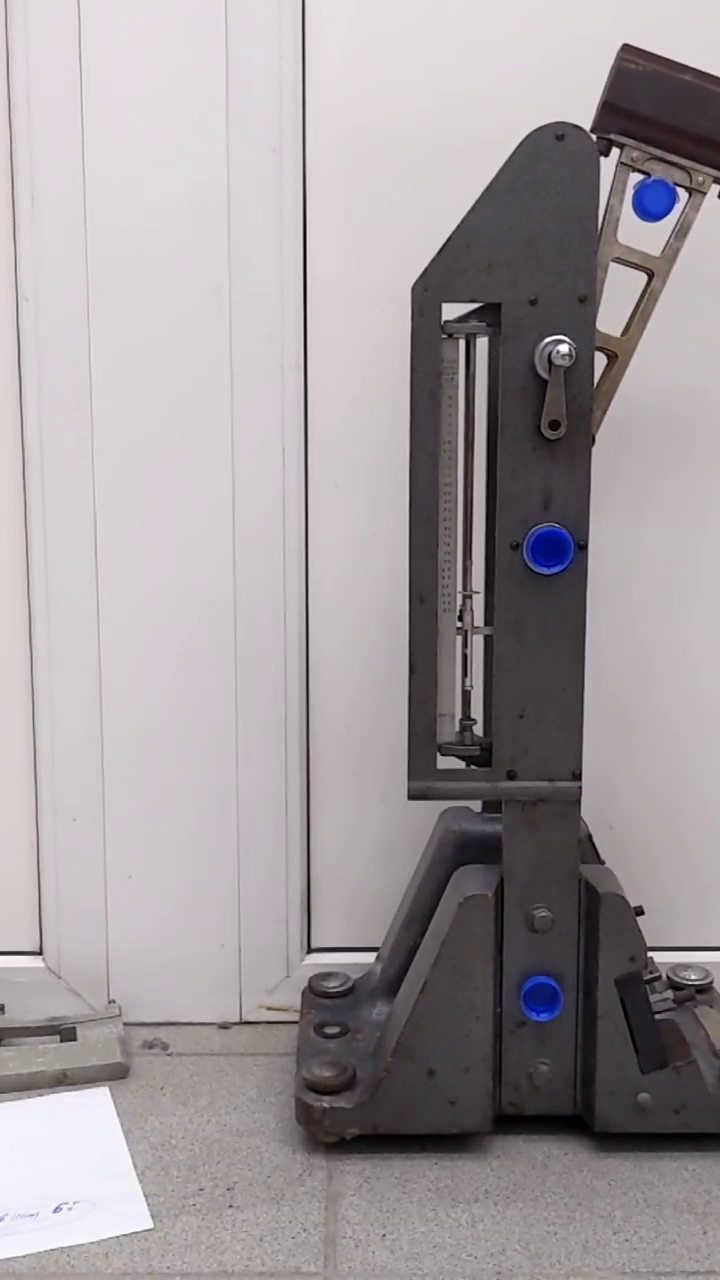
#> input picture frame 37 of videos/1.mp4, 720 x 1280 px
$ python koper_video.py
#> lines starting #> are read from the running program, lines starting #| are printed output that depends on the picture; after the words box and inside, x2 and y2 are one past the last pixel; in counts of white or black regions, pixels touching at a corner belong together
import cv2 as cv
import numpy as np
import datetime as dt

cap = cv.VideoCapture('videos/1.mp4')
# ret = cap.set(3, 720) # set frame width
# ret = cap.set(4, 1280) # set frame height
kernel = np.ones((5, 5), np.uint8)

Ymax1 = Ymax2 = 1280

Ym1 = [0]
Ym2 = [0]

if cap.isOpened() is True:
    while True:
        ret, frame = cap.read()
#> frame is the input picture: shape (1280, 720, 3); mean B, G, R 157.7, 154.7, 161.8

        # dim = (int(frame.shape[1]*0.7), int(frame.shape[0]*0.7))
        # frame = cv.resize(frame, dim)

        gray = cv.cvtColor(frame, cv.COLOR_BGR2GRAY)
        hsv = cv.cvtColor(frame, cv.COLOR_BGR2HSV)
#> hsv: shape (1280, 720, 3); mean H, S, V 125.7, 17.4, 162.8

        lower = np.array([0, 120, 0])
        upper = np.array([179, 255, 255])

        mask = cv.inRange(hsv, lower, upper)
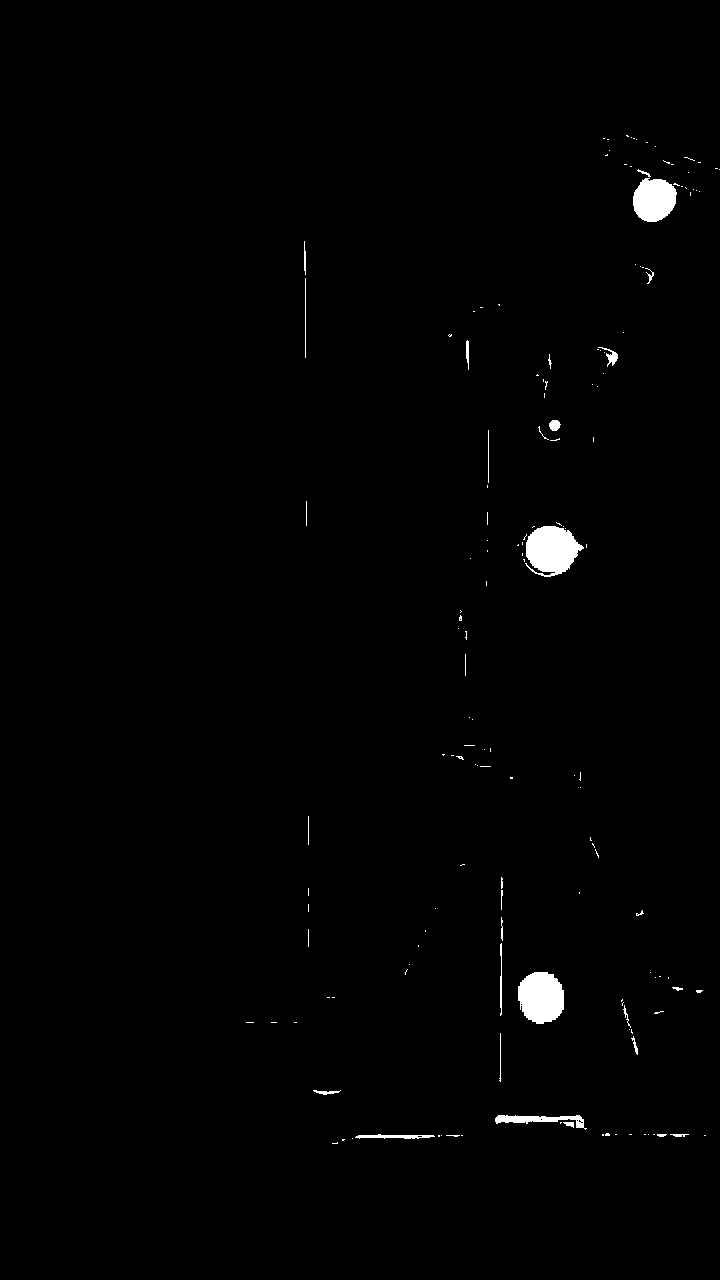
#> mask: shape (1280, 720); 0.87% white; 156 white regions (126 under 20 px), largest, box (x1, y1, x2, y2) and area: (525, 526, 584, 577) 2065, (518, 972, 564, 1024) 1915, (633, 178, 677, 222) 1500
        opening = cv.morphologyEx(mask, cv.MORPH_OPEN, kernel)
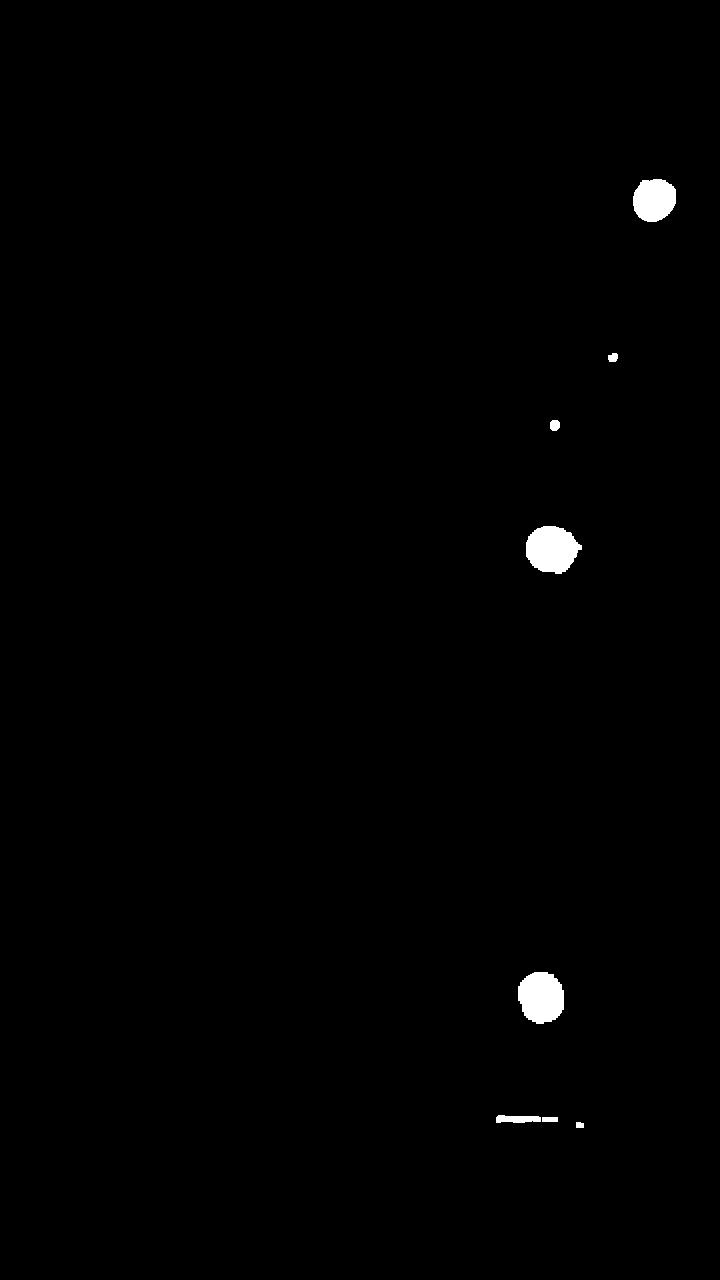
#> opening: shape (1280, 720); 0.65% white; 8 white regions, largest, box (x1, y1, x2, y2) and area: (526, 526, 582, 574) 1980, (518, 972, 564, 1024) 1908, (633, 179, 676, 222) 1488
        bila = cv.bilateralFilter(mask, 10, 200, 200)
        edges = cv.Canny(opening, 50, 100)
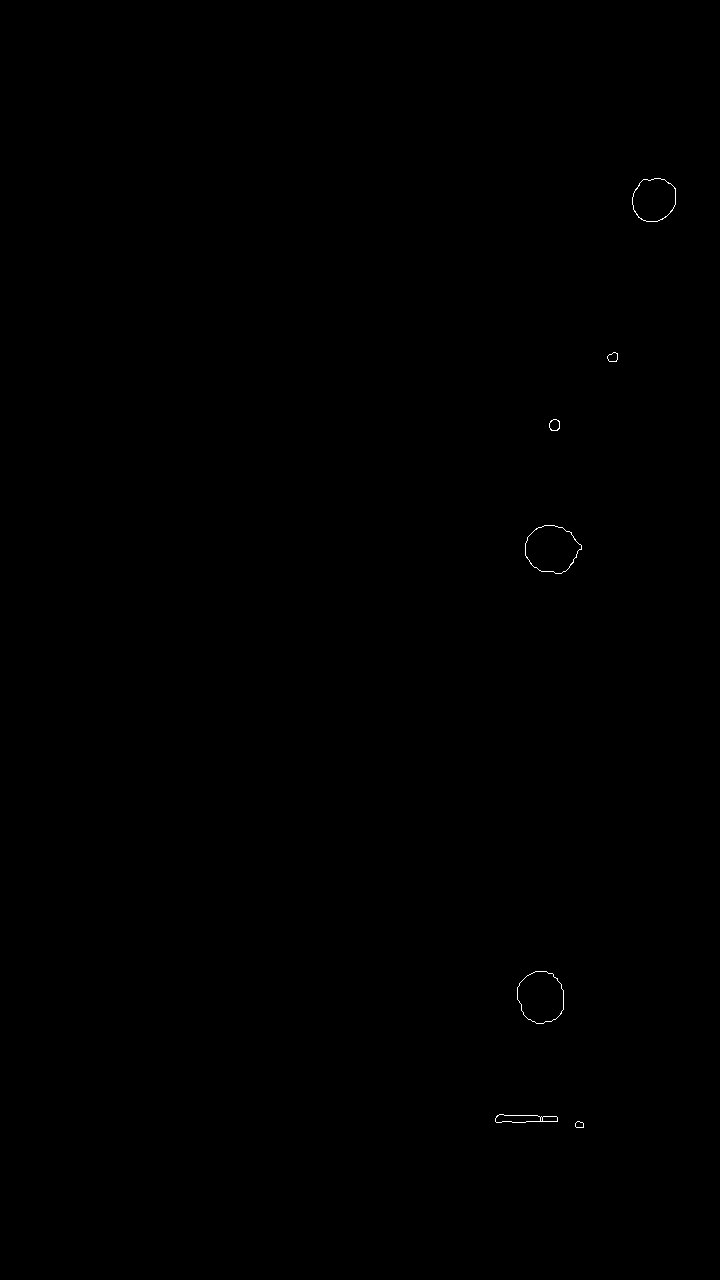
#> edges: shape (1280, 720); 0.07% white in thin lines or dots, all inside (x1, y1, x2, y2) = (495, 178, 676, 1128)

        circles = cv.HoughCircles(edges, cv.HOUGH_GRADIENT, 2, minDist=20, param1=50, param2=50, minRadius=0, maxRadius=50)
#> circles = [[653, 199, 22], [543, 997, 25.6], [547, 547, 22.6]]
        circles = np.uint16(np.around(circles))
#> circles = [[653, 199, 22], [543, 997, 26], [547, 547, 23]]

        x0 = 0
        y0 = 0
        if circles is not None:
            for i in circles[0, :]:
                cv.circle(frame, (i[0], i[1]), i[2], (0, 255, 0), 2)
                cv.circle(frame, (i[0], i[1]), 2, (0, 0, 255), 3)
                if y0 < i[1]:
                    x0 = i[0]
                    y0 = i[1]
#> this loop made 3 passes
#> (i, x0, y0) on passes 1 to 2: ([653, 199, 22], 653, 199), ([543, 997, 26], 543, 997)
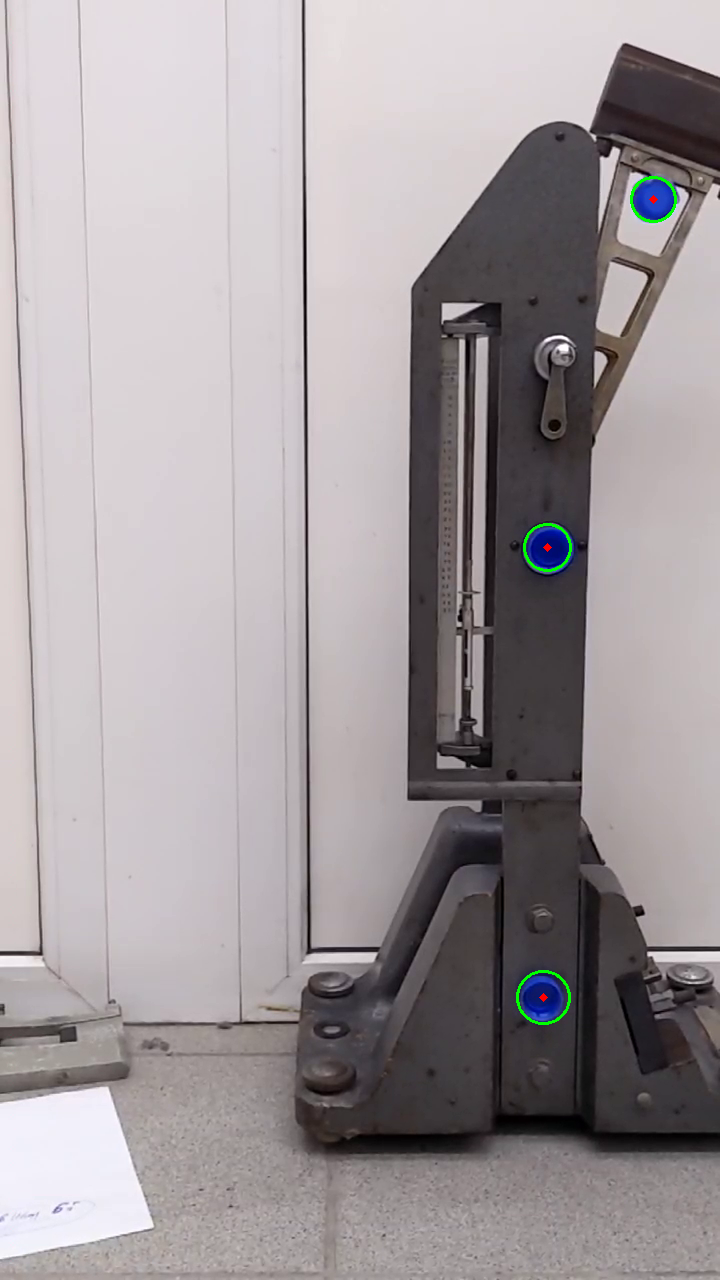
#> frame: shape (1280, 720, 3); 0.16% of pixels changed, all inside (x1, y1, x2, y2) = (516, 176, 677, 1025)
#> after the loop, x0 = 543; y0 = 997
            # print(x0, y0)
            Ymax1 = frame.shape[0]
            Ymax2 = frame.shape[0]
            for i in circles[0, :]:
                if i[0] != x0 and i[1] != y0:
                    if x0 <= i[0] and Ymax1 > (int(y0) - int(i[1])):
                        # cv.line(frame, (x0, y0), (i[0], i[1]), (255, 0, 0), 2)
                        Ymax1 = int(y0) - int(i[1])
                        Ym1.append(int(Ymax1))
                    elif x0 > i[0] and Ymax2 > (int(y0) - int(i[1])):
                        # cv.line(frame, (x0, y0), (i[0], i[1]), (255, 0, 0), 2)
                        Ymax2 = int(y0) - int(i[1])
                        Ym2.append(int(Ymax2))
#> this loop made 3 passes
#> (i, Ymax1) on passes 1, 3: ([653, 199, 22], 798), ([547, 547, 23], 450)
#> after the loop, Ym1 = [0, 798, 450]; Ym2 = [0]; Ymax1 = 450; Ymax2 = 1280
            print('Начальная высота: ', max(Ym1), ' / ','Высота поднятия: ', max(Ym2))
#| Начальная высота:  798  /  Высота поднятия:  0

        cv.imshow('Koper video', frame)
        cv.imshow('Edges', edges)

        cv.waitKey(100)

        if cv.waitKey(1) & 0xFF==ord('q'):
#> (key q is pressed here)
            break

cv.destroyAllWindows()

$ run again, starting later in the video
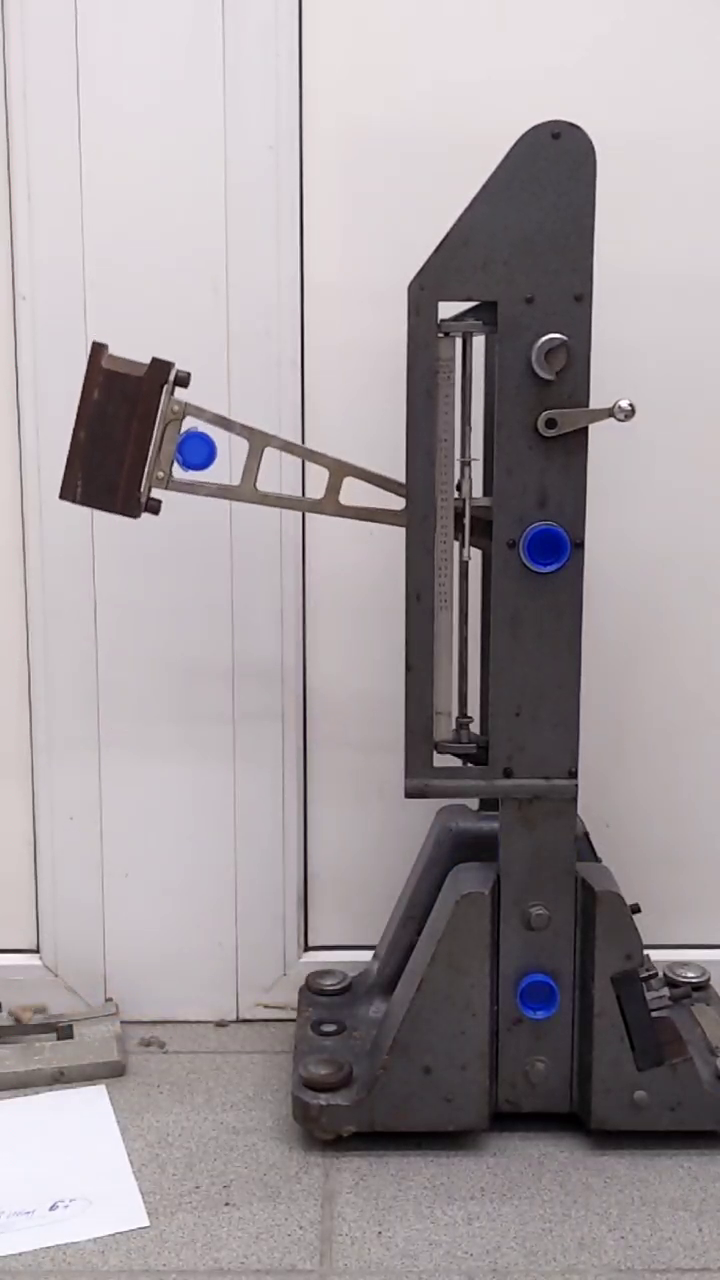
#> input picture frame 170 of videos/1.mp4, 720 x 1280 px
#> frame is the input picture: shape (1280, 720, 3); mean B, G, R 157.4, 153.8, 161.3
#> hsv: shape (1280, 720, 3); mean H, S, V 131.8, 18.7, 162.3
#> `mask = cv.inRange(hsv, lower, upper)`:
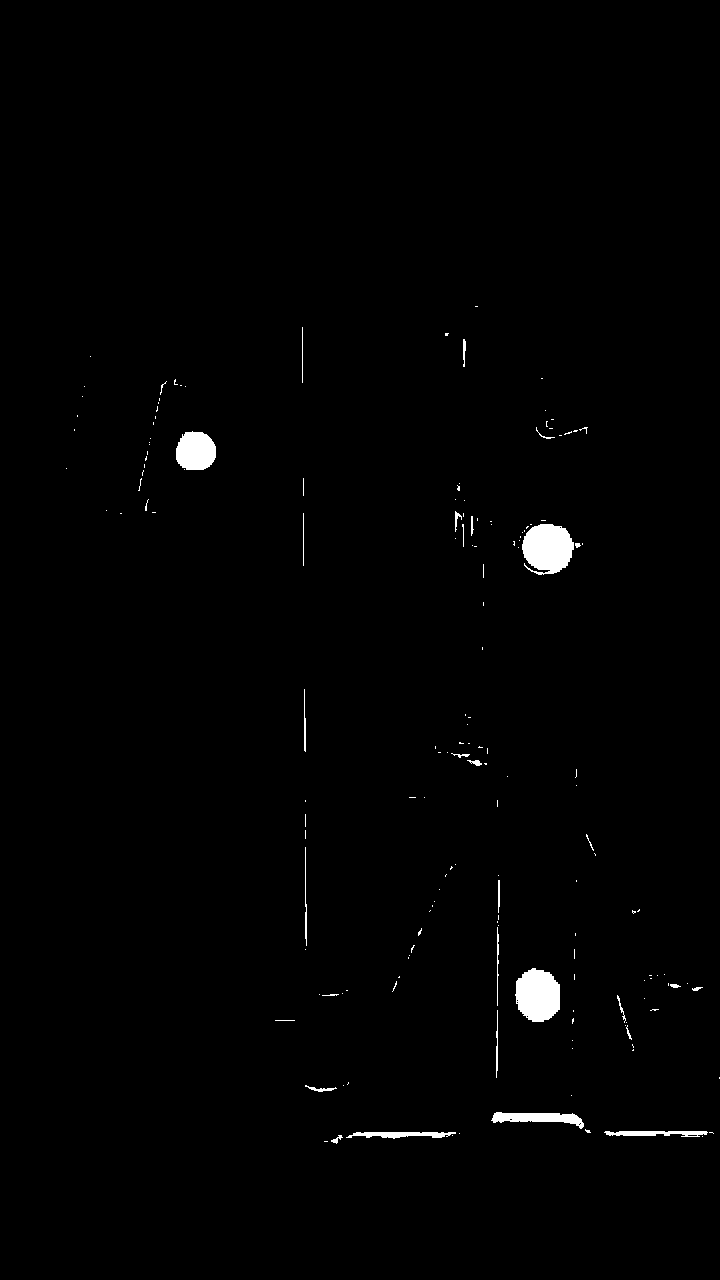
#> mask: shape (1280, 720); 0.95% white; 169 white regions (138 under 20 px), largest, box (x1, y1, x2, y2) and area: (522, 524, 574, 575) 2023, (515, 968, 560, 1022) 1907, (176, 431, 216, 470) 1269
#> opening: shape (1280, 720); 0.68% white; 8 white regions, largest, box (x1, y1, x2, y2) and area: (522, 524, 574, 573) 1958, (516, 969, 560, 1022) 1891, (176, 432, 216, 470) 1266
#> edges: shape (1280, 720); 0.09% white in thin lines or dots, all inside (x1, y1, x2, y2) = (175, 431, 656, 1138)
#> `circles = cv.HoughCircles(edges, cv.HOUGH_GRADIENT, 2, minDist=20, par..`: circles = [[547, 547, 25], [539, 995, 25.6], [195, 453, 21.4]]
#> `circles = np.uint16(np.around(circles))`: circles = [[547, 547, 25], [539, 995, 26], [195, 453, 21]]
#> the loop `for i in circles[0, :]:` made 3 passes
#> (i, x0, y0) on passes 1 to 2: ([547, 547, 25], 547, 547), ([539, 995, 26], 539, 995)
#> after the loop `for i in circles[0, :]:`:
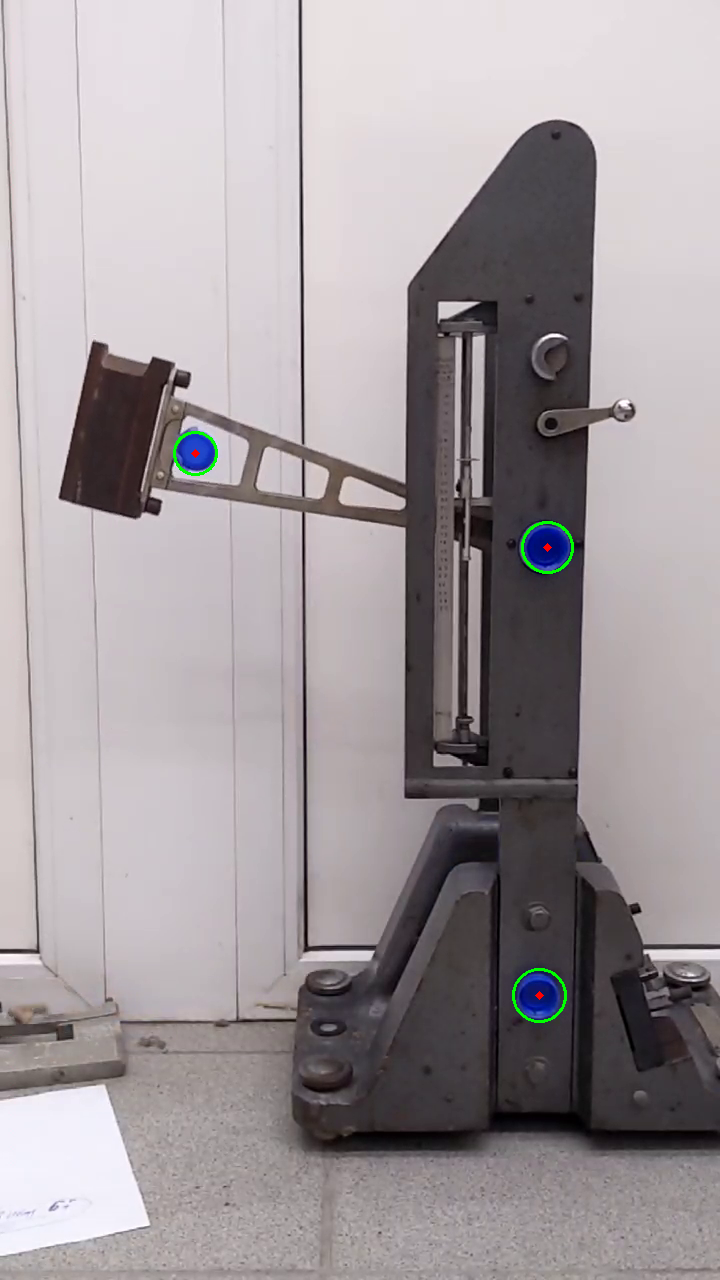
#> frame: shape (1280, 720, 3); 0.16% of pixels changed, all inside (x1, y1, x2, y2) = (173, 431, 574, 1023)
#> after the loop `for i in circles[0, :]:`: x0 = 539; y0 = 995
#> the loop `for i in circles[0, :]:` made 3 passes
#> (i, Ymax1) on pass 1: ([547, 547, 25], 448)
#> after the loop `for i in circles[0, :]:`: Ym1 = [0, 448]; Ym2 = [0, 542]; Ymax1 = 448; Ymax2 = 542
#| Начальная высота:  448  /  Высота поднятия:  542
